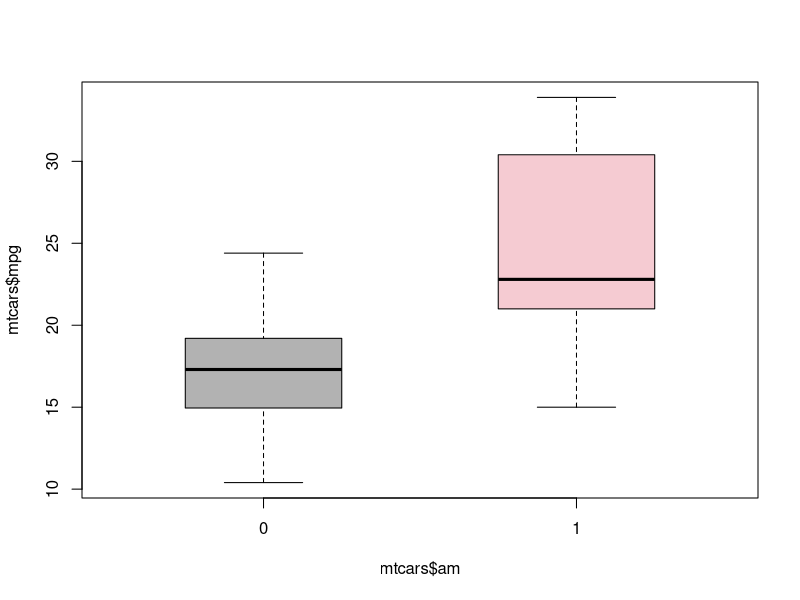

Reproduce this figure in R.
## ---- chunk 1
summary(mtcars$mpg)
## ---- chunk 2
boxplot(mtcars$mpg ~ mtcars$am, col = adjustcolor(palette(), alpha.f = .3), pars=list(boxwex=.5,outwex=.4))
## ---- chunk 3
regressionModel = function() {
  initialFit  = lm(mpg ~ ., data = mtcars)
  bestFit     = step(initialFit, trace = 0)
}
